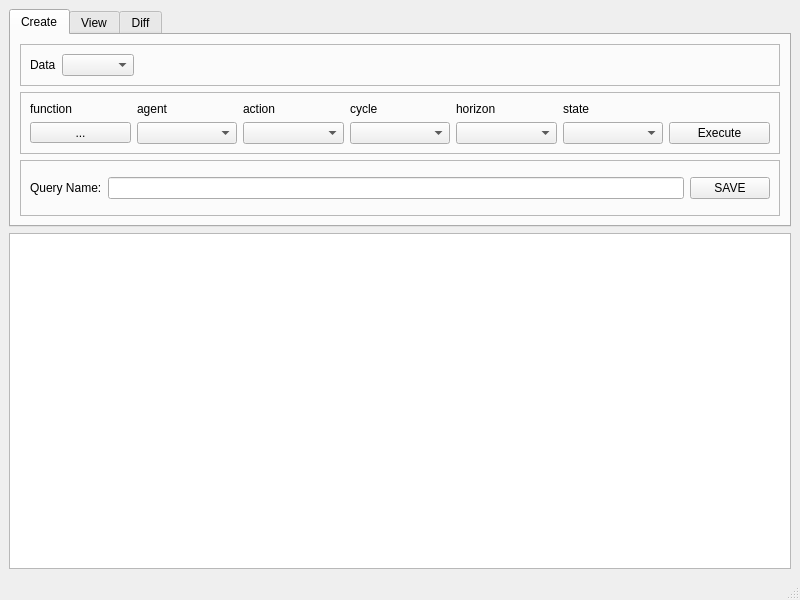
<?xml version="1.0" encoding="UTF-8"?>
<ui version="4.0">
 <class>MainWindow</class>
 <widget class="QMainWindow" name="MainWindow">
  <property name="geometry">
   <rect>
    <x>0</x>
    <y>0</y>
    <width>800</width>
    <height>600</height>
   </rect>
  </property>
  <property name="windowTitle">
   <string>MainWindow</string>
  </property>
  <widget class="QWidget" name="centralwidget">
   <layout class="QVBoxLayout" name="verticalLayout">
    <item>
     <widget class="QTabWidget" name="main_tab">
      <property name="sizePolicy">
       <sizepolicy hsizetype="Expanding" vsizetype="Preferred">
        <horstretch>0</horstretch>
        <verstretch>0</verstretch>
       </sizepolicy>
      </property>
      <property name="currentIndex">
       <number>0</number>
      </property>
      <widget class="QWidget" name="create_tab">
       <attribute name="title">
        <string>Create</string>
       </attribute>
       <layout class="QVBoxLayout" name="verticalLayout_2">
        <item>
         <widget class="QFrame" name="frame_2">
          <property name="sizePolicy">
           <sizepolicy hsizetype="Preferred" vsizetype="Fixed">
            <horstretch>0</horstretch>
            <verstretch>0</verstretch>
           </sizepolicy>
          </property>
          <property name="frameShape">
           <enum>QFrame::StyledPanel</enum>
          </property>
          <property name="frameShadow">
           <enum>QFrame::Raised</enum>
          </property>
          <layout class="QHBoxLayout" name="horizontalLayout">
           <item>
            <widget class="QLabel" name="label_7">
             <property name="sizePolicy">
              <sizepolicy hsizetype="Preferred" vsizetype="Fixed">
               <horstretch>0</horstretch>
               <verstretch>0</verstretch>
              </sizepolicy>
             </property>
             <property name="text">
              <string>Data</string>
             </property>
            </widget>
           </item>
           <item>
            <widget class="QComboBox" name="data_combo"/>
           </item>
           <item>
            <spacer name="horizontalSpacer">
             <property name="orientation">
              <enum>Qt::Horizontal</enum>
             </property>
             <property name="sizeHint" stdset="0">
              <size>
               <width>40</width>
               <height>20</height>
              </size>
             </property>
            </spacer>
           </item>
          </layout>
         </widget>
        </item>
        <item>
         <widget class="QFrame" name="frame">
          <property name="sizePolicy">
           <sizepolicy hsizetype="Preferred" vsizetype="Fixed">
            <horstretch>0</horstretch>
            <verstretch>0</verstretch>
           </sizepolicy>
          </property>
          <property name="frameShape">
           <enum>QFrame::StyledPanel</enum>
          </property>
          <property name="frameShadow">
           <enum>QFrame::Raised</enum>
          </property>
          <layout class="QGridLayout" name="gridLayout">
           <item row="1" column="2">
            <widget class="QComboBox" name="action_combo"/>
           </item>
           <item row="1" column="4">
            <widget class="QComboBox" name="horizon_combo"/>
           </item>
           <item row="1" column="3">
            <widget class="QComboBox" name="cycle_combo"/>
           </item>
           <item row="0" column="2">
            <widget class="QLabel" name="label_3">
             <property name="text">
              <string>action</string>
             </property>
            </widget>
           </item>
           <item row="0" column="5">
            <widget class="QLabel" name="label_6">
             <property name="text">
              <string>state</string>
             </property>
            </widget>
           </item>
           <item row="1" column="5">
            <widget class="QComboBox" name="state_combo"/>
           </item>
           <item row="0" column="1">
            <widget class="QLabel" name="label_2">
             <property name="text">
              <string>agent</string>
             </property>
            </widget>
           </item>
           <item row="0" column="4">
            <widget class="QLabel" name="label_5">
             <property name="text">
              <string>horizon</string>
             </property>
            </widget>
           </item>
           <item row="1" column="1">
            <widget class="QComboBox" name="agent_combo"/>
           </item>
           <item row="0" column="0">
            <widget class="QLabel" name="label">
             <property name="text">
              <string>function</string>
             </property>
            </widget>
           </item>
           <item row="1" column="6">
            <widget class="QPushButton" name="execute_query_button">
             <property name="text">
              <string>Execute</string>
             </property>
            </widget>
           </item>
           <item row="0" column="3">
            <widget class="QLabel" name="label_4">
             <property name="text">
              <string>cycle</string>
             </property>
            </widget>
           </item>
           <item row="1" column="0">
            <widget class="QToolButton" name="function_button">
             <property name="sizePolicy">
              <sizepolicy hsizetype="Preferred" vsizetype="Fixed">
               <horstretch>0</horstretch>
               <verstretch>0</verstretch>
              </sizepolicy>
             </property>
             <property name="text">
              <string>...</string>
             </property>
            </widget>
           </item>
          </layout>
         </widget>
        </item>
        <item>
         <widget class="QFrame" name="frame_5">
          <property name="frameShape">
           <enum>QFrame::StyledPanel</enum>
          </property>
          <property name="frameShadow">
           <enum>QFrame::Raised</enum>
          </property>
          <layout class="QHBoxLayout" name="horizontalLayout_3">
           <item>
            <widget class="QLabel" name="label_17">
             <property name="text">
              <string>Query Name:</string>
             </property>
            </widget>
           </item>
           <item>
            <widget class="QLineEdit" name="query_name_input"/>
           </item>
           <item>
            <widget class="QPushButton" name="Query_save_button">
             <property name="text">
              <string>SAVE</string>
             </property>
            </widget>
           </item>
          </layout>
         </widget>
        </item>
       </layout>
      </widget>
      <widget class="QWidget" name="view_tab">
       <attribute name="title">
        <string>View</string>
       </attribute>
       <layout class="QHBoxLayout" name="horizontalLayout_2">
        <item>
         <widget class="QFrame" name="frame_3">
          <property name="frameShape">
           <enum>QFrame::StyledPanel</enum>
          </property>
          <property name="frameShadow">
           <enum>QFrame::Raised</enum>
          </property>
          <layout class="QGridLayout" name="gridLayout_3">
           <item row="8" column="1">
            <widget class="QLabel" name="label_12">
             <property name="text">
              <string>actions:</string>
             </property>
            </widget>
           </item>
           <item row="2" column="1">
            <widget class="QLabel" name="label_13">
             <property name="text">
              <string>Name: </string>
             </property>
            </widget>
           </item>
           <item row="5" column="1">
            <widget class="QLabel" name="label_16">
             <property name="text">
              <string>Sim file: </string>
             </property>
            </widget>
           </item>
           <item row="1" column="1">
            <widget class="Line" name="line">
             <property name="orientation">
              <enum>Qt::Horizontal</enum>
             </property>
            </widget>
           </item>
           <item row="8" column="2">
            <widget class="QLabel" name="actions_label">
             <property name="text">
              <string>...</string>
             </property>
            </widget>
           </item>
           <item row="5" column="2">
            <widget class="QLabel" name="sim_file_label">
             <property name="text">
              <string>...</string>
             </property>
            </widget>
           </item>
           <item row="3" column="2">
            <widget class="QLabel" name="data_id_label">
             <property name="text">
              <string>...</string>
             </property>
            </widget>
           </item>
           <item row="6" column="1">
            <widget class="QLabel" name="label_15">
             <property name="text">
              <string>function:</string>
             </property>
            </widget>
           </item>
           <item row="7" column="2">
            <widget class="QLabel" name="agents_label">
             <property name="text">
              <string>...</string>
             </property>
            </widget>
           </item>
           <item row="3" column="1">
            <widget class="QLabel" name="label_14">
             <property name="sizePolicy">
              <sizepolicy hsizetype="Fixed" vsizetype="Preferred">
               <horstretch>0</horstretch>
               <verstretch>0</verstretch>
              </sizepolicy>
             </property>
             <property name="text">
              <string>Data id: </string>
             </property>
            </widget>
           </item>
           <item row="7" column="1">
            <widget class="QLabel" name="label_11">
             <property name="text">
              <string>agents:</string>
             </property>
            </widget>
           </item>
           <item row="0" column="2">
            <widget class="QToolButton" name="view_query_list">
             <property name="sizePolicy">
              <sizepolicy hsizetype="Preferred" vsizetype="Fixed">
               <horstretch>0</horstretch>
               <verstretch>0</verstretch>
              </sizepolicy>
             </property>
             <property name="text">
              <string>...</string>
             </property>
            </widget>
           </item>
           <item row="2" column="2">
            <widget class="QLabel" name="query_name_label">
             <property name="text">
              <string>...</string>
             </property>
            </widget>
           </item>
           <item row="0" column="1">
            <widget class="QLabel" name="label_10">
             <property name="sizePolicy">
              <sizepolicy hsizetype="Preferred" vsizetype="Preferred">
               <horstretch>0</horstretch>
               <verstretch>0</verstretch>
              </sizepolicy>
             </property>
             <property name="text">
              <string>Select Query</string>
             </property>
            </widget>
           </item>
           <item row="6" column="2">
            <widget class="QLabel" name="function_label">
             <property name="text">
              <string>...</string>
             </property>
            </widget>
           </item>
          </layout>
         </widget>
        </item>
        <item>
         <widget class="QFrame" name="frame_4">
          <property name="sizePolicy">
           <sizepolicy hsizetype="Fixed" vsizetype="Preferred">
            <horstretch>0</horstretch>
            <verstretch>0</verstretch>
           </sizepolicy>
          </property>
          <property name="frameShape">
           <enum>QFrame::StyledPanel</enum>
          </property>
          <property name="frameShadow">
           <enum>QFrame::Raised</enum>
          </property>
          <layout class="QVBoxLayout" name="verticalLayout_3">
           <item>
            <widget class="QPushButton" name="rename_query_button">
             <property name="text">
              <string>Rename Query</string>
             </property>
            </widget>
           </item>
           <item>
            <widget class="QPushButton" name="view_query_button">
             <property name="text">
              <string>View Query Data</string>
             </property>
            </widget>
           </item>
           <item>
            <spacer name="verticalSpacer_2">
             <property name="orientation">
              <enum>Qt::Vertical</enum>
             </property>
             <property name="sizeHint" stdset="0">
              <size>
               <width>20</width>
               <height>40</height>
              </size>
             </property>
            </spacer>
           </item>
          </layout>
         </widget>
        </item>
       </layout>
      </widget>
      <widget class="QWidget" name="diff_tab">
       <attribute name="title">
        <string>Diff</string>
       </attribute>
       <layout class="QGridLayout" name="gridLayout_2">
        <item row="1" column="3">
         <widget class="QPushButton" name="diff_query_button">
          <property name="sizePolicy">
           <sizepolicy hsizetype="Preferred" vsizetype="Fixed">
            <horstretch>0</horstretch>
            <verstretch>0</verstretch>
           </sizepolicy>
          </property>
          <property name="text">
           <string>DIFF</string>
          </property>
         </widget>
        </item>
        <item row="0" column="0">
         <widget class="QLabel" name="label_8">
          <property name="text">
           <string>Query 1</string>
          </property>
         </widget>
        </item>
        <item row="1" column="2">
         <widget class="QToolButton" name="query_diff_2">
          <property name="sizePolicy">
           <sizepolicy hsizetype="Preferred" vsizetype="Fixed">
            <horstretch>0</horstretch>
            <verstretch>0</verstretch>
           </sizepolicy>
          </property>
          <property name="text">
           <string>...</string>
          </property>
         </widget>
        </item>
        <item row="1" column="0">
         <widget class="QToolButton" name="query_diff_1">
          <property name="sizePolicy">
           <sizepolicy hsizetype="Preferred" vsizetype="Fixed">
            <horstretch>0</horstretch>
            <verstretch>0</verstretch>
           </sizepolicy>
          </property>
          <property name="text">
           <string>...</string>
          </property>
         </widget>
        </item>
        <item row="0" column="2">
         <widget class="QLabel" name="label_9">
          <property name="text">
           <string>Query 2</string>
          </property>
         </widget>
        </item>
        <item row="2" column="0">
         <spacer name="verticalSpacer">
          <property name="orientation">
           <enum>Qt::Vertical</enum>
          </property>
          <property name="sizeHint" stdset="0">
           <size>
            <width>20</width>
            <height>40</height>
           </size>
          </property>
         </spacer>
        </item>
       </layout>
      </widget>
     </widget>
    </item>
    <item>
     <widget class="QTextBrowser" name="query_output"/>
    </item>
   </layout>
  </widget>
  <widget class="QMenuBar" name="menubar">
   <property name="geometry">
    <rect>
     <x>0</x>
     <y>0</y>
     <width>800</width>
     <height>22</height>
    </rect>
   </property>
  </widget>
  <widget class="QStatusBar" name="statusbar"/>
 </widget>
 <resources/>
 <connections/>
</ui>
